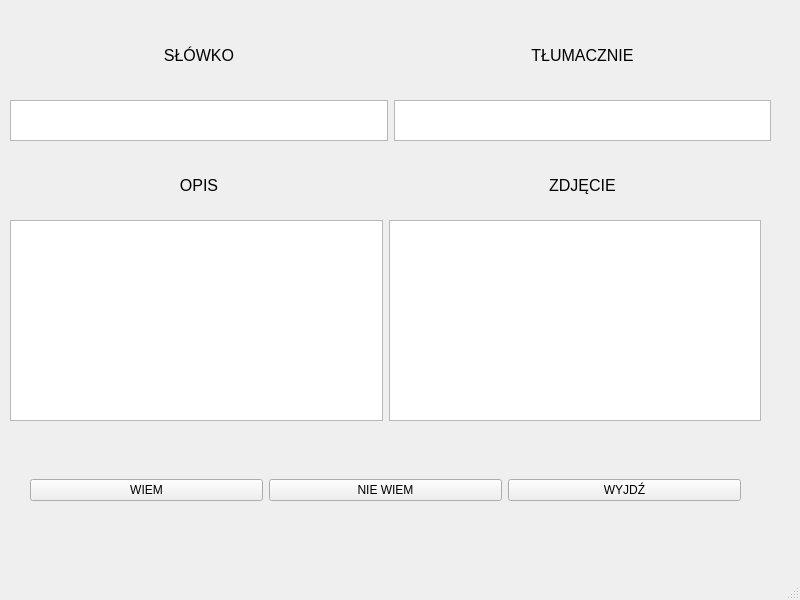
<?xml version="1.0" encoding="UTF-8"?>
<ui version="4.0">
 <class>MainWin</class>
 <widget class="QMainWindow" name="MainWin">
  <property name="geometry">
   <rect>
    <x>0</x>
    <y>0</y>
    <width>800</width>
    <height>600</height>
   </rect>
  </property>
  <property name="windowTitle">
   <string>UCZYMY !</string>
  </property>
  <widget class="QWidget" name="centralwidget">
   <widget class="QWidget" name="horizontalLayoutWidget">
    <property name="geometry">
     <rect>
      <x>10</x>
      <y>30</y>
      <width>761</width>
      <height>51</height>
     </rect>
    </property>
    <layout class="QHBoxLayout" name="horizontalLayout">
     <item>
      <widget class="QLabel" name="label_2">
       <property name="text">
        <string>&lt;html&gt;&lt;head/&gt;&lt;body&gt;&lt;p align=&quot;center&quot;&gt;&lt;span style=&quot; font-size:12pt;&quot;&gt;SŁÓWKO&lt;/span&gt;&lt;/p&gt;&lt;/body&gt;&lt;/html&gt;</string>
       </property>
      </widget>
     </item>
     <item>
      <widget class="QLabel" name="label">
       <property name="text">
        <string>&lt;html&gt;&lt;head/&gt;&lt;body&gt;&lt;p align=&quot;center&quot;&gt;&lt;span style=&quot; font-size:12pt;&quot;&gt;TŁUMACZNIE&lt;/span&gt;&lt;/p&gt;&lt;/body&gt;&lt;/html&gt;</string>
       </property>
      </widget>
     </item>
    </layout>
   </widget>
   <widget class="QWidget" name="horizontalLayoutWidget_2">
    <property name="geometry">
     <rect>
      <x>10</x>
      <y>100</y>
      <width>761</width>
      <height>41</height>
     </rect>
    </property>
    <layout class="QHBoxLayout" name="horizontalLayout_2">
     <item>
      <widget class="QTextBrowser" name="textBrowser_2"/>
     </item>
     <item>
      <widget class="QTextBrowser" name="textBrowser"/>
     </item>
    </layout>
   </widget>
   <widget class="QWidget" name="horizontalLayoutWidget_3">
    <property name="geometry">
     <rect>
      <x>30</x>
      <y>450</y>
      <width>711</width>
      <height>80</height>
     </rect>
    </property>
    <layout class="QHBoxLayout" name="horizontalLayout_3">
     <item>
      <widget class="QPushButton" name="pushButton_2">
       <property name="text">
        <string>WIEM</string>
       </property>
      </widget>
     </item>
     <item>
      <widget class="QPushButton" name="pushButton">
       <property name="text">
        <string>NIE WIEM</string>
       </property>
      </widget>
     </item>
     <item>
      <widget class="QPushButton" name="pushButton_3">
       <property name="text">
        <string>WYJDŹ</string>
       </property>
      </widget>
     </item>
    </layout>
   </widget>
   <widget class="QWidget" name="horizontalLayoutWidget_5">
    <property name="geometry">
     <rect>
      <x>10</x>
      <y>160</y>
      <width>761</width>
      <height>51</height>
     </rect>
    </property>
    <layout class="QHBoxLayout" name="horizontalLayout_5">
     <item>
      <widget class="QLabel" name="label_3">
       <property name="text">
        <string>&lt;html&gt;&lt;head/&gt;&lt;body&gt;&lt;p align=&quot;center&quot;&gt;&lt;span style=&quot; font-size:12pt;&quot;&gt;OPIS&lt;/span&gt;&lt;/p&gt;&lt;/body&gt;&lt;/html&gt;</string>
       </property>
      </widget>
     </item>
     <item>
      <widget class="QLabel" name="label_4">
       <property name="text">
        <string>&lt;html&gt;&lt;head/&gt;&lt;body&gt;&lt;p align=&quot;center&quot;&gt;&lt;span style=&quot; font-size:12pt;&quot;&gt;ZDJĘCIE&lt;/span&gt;&lt;/p&gt;&lt;/body&gt;&lt;/html&gt;</string>
       </property>
      </widget>
     </item>
    </layout>
   </widget>
   <widget class="QWidget" name="horizontalLayoutWidget_4">
    <property name="geometry">
     <rect>
      <x>10</x>
      <y>220</y>
      <width>751</width>
      <height>201</height>
     </rect>
    </property>
    <layout class="QHBoxLayout" name="horizontalLayout_4">
     <item>
      <widget class="QTextBrowser" name="textBrowser_3"/>
     </item>
     <item>
      <widget class="QGraphicsView" name="graphicsView"/>
     </item>
    </layout>
   </widget>
  </widget>
  <widget class="QStatusBar" name="statusbar"/>
 </widget>
 <resources/>
 <connections/>
</ui>
